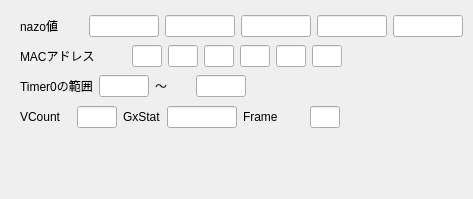
<?xml version="1.0" encoding="UTF-8"?>
<ui version="4.0">
 <class>ParameterSettingDialog</class>
 <widget class="QDialog" name="ParameterSettingDialog">
  <property name="geometry">
   <rect>
    <x>0</x>
    <y>0</y>
    <width>473</width>
    <height>199</height>
   </rect>
  </property>
  <property name="windowTitle">
   <string>パラメータ設定</string>
  </property>
  <property name="sizeGripEnabled">
   <bool>false</bool>
  </property>
  <property name="modal">
   <bool>true</bool>
  </property>
  <widget class="QWidget" name="layoutWidget">
   <property name="geometry">
    <rect>
     <x>20</x>
     <y>75</y>
     <width>226</width>
     <height>23</height>
    </rect>
   </property>
   <layout class="QGridLayout" name="gridLayout">
    <item row="0" column="3">
     <widget class="QLineEdit" name="LE_LastTimer0">
      <property name="sizePolicy">
       <sizepolicy hsizetype="Fixed" vsizetype="Fixed">
        <horstretch>0</horstretch>
        <verstretch>0</verstretch>
       </sizepolicy>
      </property>
      <property name="maximumSize">
       <size>
        <width>50</width>
        <height>16777215</height>
       </size>
      </property>
     </widget>
    </item>
    <item row="0" column="1">
     <widget class="QLineEdit" name="LE_FirstTimer0">
      <property name="sizePolicy">
       <sizepolicy hsizetype="Fixed" vsizetype="Fixed">
        <horstretch>0</horstretch>
        <verstretch>0</verstretch>
       </sizepolicy>
      </property>
      <property name="maximumSize">
       <size>
        <width>50</width>
        <height>16777215</height>
       </size>
      </property>
      <property name="readOnly">
       <bool>true</bool>
      </property>
     </widget>
    </item>
    <item row="0" column="0">
     <widget class="QLabel" name="Label_Timer0">
      <property name="text">
       <string>Timer0の範囲</string>
      </property>
     </widget>
    </item>
    <item row="0" column="2">
     <widget class="QLabel" name="Label_Timer0Range">
      <property name="text">
       <string>〜</string>
      </property>
     </widget>
    </item>
   </layout>
  </widget>
  <widget class="QWidget" name="layoutWidget">
   <property name="geometry">
    <rect>
     <x>20</x>
     <y>45</y>
     <width>322</width>
     <height>23</height>
    </rect>
   </property>
   <layout class="QGridLayout" name="gridLayout_2">
    <item row="0" column="0">
     <widget class="QLabel" name="Label_MacAddr">
      <property name="text">
       <string>MACアドレス</string>
      </property>
     </widget>
    </item>
    <item row="0" column="1">
     <widget class="QLineEdit" name="LE_MacAddr1">
      <property name="maximumSize">
       <size>
        <width>30</width>
        <height>16777215</height>
       </size>
      </property>
      <property name="text">
       <string/>
      </property>
     </widget>
    </item>
    <item row="0" column="2">
     <widget class="QLineEdit" name="LE_MacAddr2">
      <property name="maximumSize">
       <size>
        <width>30</width>
        <height>16777215</height>
       </size>
      </property>
      <property name="text">
       <string/>
      </property>
     </widget>
    </item>
    <item row="0" column="3">
     <widget class="QLineEdit" name="LE_MacAddr3">
      <property name="maximumSize">
       <size>
        <width>30</width>
        <height>16777215</height>
       </size>
      </property>
      <property name="text">
       <string/>
      </property>
     </widget>
    </item>
    <item row="0" column="4">
     <widget class="QLineEdit" name="LE_MacAddr4">
      <property name="maximumSize">
       <size>
        <width>30</width>
        <height>16777215</height>
       </size>
      </property>
      <property name="text">
       <string/>
      </property>
     </widget>
    </item>
    <item row="0" column="5">
     <widget class="QLineEdit" name="LE_MacAddr5">
      <property name="maximumSize">
       <size>
        <width>30</width>
        <height>16777215</height>
       </size>
      </property>
      <property name="text">
       <string/>
      </property>
     </widget>
    </item>
    <item row="0" column="6">
     <widget class="QLineEdit" name="LE_MacAddr6">
      <property name="maximumSize">
       <size>
        <width>30</width>
        <height>16777215</height>
       </size>
      </property>
      <property name="text">
       <string/>
      </property>
     </widget>
    </item>
   </layout>
  </widget>
  <widget class="QWidget" name="layoutWidget">
   <property name="geometry">
    <rect>
     <x>20</x>
     <y>15</y>
     <width>443</width>
     <height>23</height>
    </rect>
   </property>
   <layout class="QGridLayout" name="gridLayout_6">
    <item row="0" column="0">
     <widget class="QLabel" name="Label_Nazo">
      <property name="text">
       <string>nazo値</string>
      </property>
     </widget>
    </item>
    <item row="0" column="1">
     <widget class="QLineEdit" name="LE_Nazo1">
      <property name="maximumSize">
       <size>
        <width>70</width>
        <height>16777215</height>
       </size>
      </property>
      <property name="text">
       <string/>
      </property>
     </widget>
    </item>
    <item row="0" column="2">
     <widget class="QLineEdit" name="LE_Nazo2">
      <property name="maximumSize">
       <size>
        <width>70</width>
        <height>16777215</height>
       </size>
      </property>
      <property name="text">
       <string/>
      </property>
     </widget>
    </item>
    <item row="0" column="3">
     <widget class="QLineEdit" name="LE_Nazo3">
      <property name="maximumSize">
       <size>
        <width>70</width>
        <height>16777215</height>
       </size>
      </property>
      <property name="text">
       <string/>
      </property>
     </widget>
    </item>
    <item row="0" column="4">
     <widget class="QLineEdit" name="LE_Nazo4">
      <property name="maximumSize">
       <size>
        <width>70</width>
        <height>16777215</height>
       </size>
      </property>
      <property name="text">
       <string/>
      </property>
     </widget>
    </item>
    <item row="0" column="5">
     <widget class="QLineEdit" name="LE_Nazo5">
      <property name="maximumSize">
       <size>
        <width>70</width>
        <height>16777215</height>
       </size>
      </property>
      <property name="text">
       <string/>
      </property>
     </widget>
    </item>
   </layout>
  </widget>
  <widget class="QWidget" name="layoutWidget">
   <property name="geometry">
    <rect>
     <x>20</x>
     <y>105</y>
     <width>320</width>
     <height>25</height>
    </rect>
   </property>
   <layout class="QGridLayout" name="gridLayout_7">
    <item row="0" column="0">
     <layout class="QGridLayout" name="gridLayout_3">
      <item row="0" column="1">
       <widget class="QLineEdit" name="LE_VCount">
        <property name="maximumSize">
         <size>
          <width>40</width>
          <height>16777215</height>
         </size>
        </property>
       </widget>
      </item>
      <item row="0" column="0">
       <widget class="QLabel" name="Label_VCount">
        <property name="text">
         <string>VCount</string>
        </property>
       </widget>
      </item>
     </layout>
    </item>
    <item row="0" column="1">
     <layout class="QGridLayout" name="gridLayout_5">
      <item row="0" column="0">
       <widget class="QLabel" name="Label_GxStat">
        <property name="text">
         <string>GxStat</string>
        </property>
       </widget>
      </item>
      <item row="0" column="1">
       <widget class="QLineEdit" name="LE_GxStat">
        <property name="maximumSize">
         <size>
          <width>70</width>
          <height>16777215</height>
         </size>
        </property>
        <property name="text">
         <string/>
        </property>
       </widget>
      </item>
     </layout>
    </item>
    <item row="0" column="2">
     <layout class="QGridLayout" name="gridLayout_4">
      <item row="0" column="0">
       <widget class="QLabel" name="Label_Frame">
        <property name="text">
         <string>Frame</string>
        </property>
       </widget>
      </item>
      <item row="0" column="1">
       <widget class="QLineEdit" name="LE_Frame">
        <property name="maximumSize">
         <size>
          <width>30</width>
          <height>16777215</height>
         </size>
        </property>
       </widget>
      </item>
     </layout>
    </item>
   </layout>
  </widget>
 </widget>
 <resources/>
 <connections/>
</ui>
